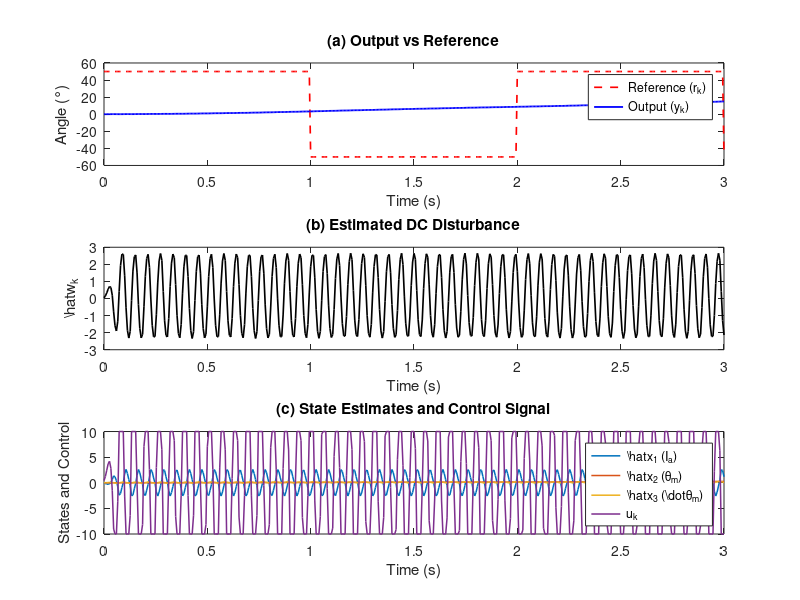

The MATLAB source for this figure: (Note: this script raises an error after producing the figure.)
%% Demo 3.1 – Closed-loop Response with State Feedback + Extended Estimator
clc; clear; close all;

%% === Simulation Parameters ===
Tf = 3.0;                % total run time [s]
Fs = 150;                % sampling frequency [Hz]
Ts = 1/Fs;
t  = (0:Ts:Tf);
Ns = length(t);

%% === Square-wave Reference: ±50° @ 0.5 Hz ===
r = (50*pi/180) * square(2*pi*0.5*t);   % radians

%% === Discrete-Time Model (from Part A) ===
Phi = [0      0       0;
       0      1.0000  0.006667;
       0.0012 0       0.9997];
Gamma = [0.00033;
         0.000022;
         0.0039];
C = [0 1 0];
D = 0;

%% === Controller Gains (from Part B, scaled down for stability test) ===
K = [14.5 2.2 1.15];   % reduced from [145 22 11.5]
Nbar = 0.5;            % reduced from 1.06

%% === Extended Estimator Design (Part C) ===
A_e = [Phi Gamma;
       zeros(1,3) 1];
B_e = [Gamma; 0];
C_e = [C 0];

% Moderately fast poles near origin (avoid rank & numerical issues)
L_e = place(A_e', C_e', [0.3 0.4 0.5 0.6])';

%% === Initialize States ===
x = zeros(3,1);         % true states
x_hat = zeros(3,1);     % estimated states
w_hat = 0;              % estimated disturbance
x_e_hat = [x_hat; w_hat];

% Optional DC disturbance to test rejection
w = 0.15;               % add to actuator input (simulated)

% Logs
y = zeros(Ns,1);
u = zeros(Ns,1);
w_hat_log = zeros(Ns,1);
x_hat_log = zeros(Ns,3);

%% === Simulation Loop ===
for k = 1:Ns
    % --- Control law with disturbance compensation ---
    u(k) = Nbar*r(k) - K*x_hat - w_hat;

    % --- Saturation (simulate ±10 V actuator limits) ---
    u(k) = max(min(u(k), 10), -10);

    % --- Plant update with constant disturbance ---
    x = Phi*x + Gamma*(u(k) + w);
    y(k) = C*x;

    % --- Extended estimator update ---
    x_e_hat = A_e*x_e_hat + B_e*u(k) + L_e*(y(k) - C_e*x_e_hat);
    x_hat = x_e_hat(1:3);
    w_hat = x_e_hat(4);

    % --- Log data ---
    w_hat_log(k) = w_hat;
    x_hat_log(k,:) = x_hat.';
end

%% === Convert to Degrees for Plotting ===
rad2deg = 180/pi;
r_deg = r * rad2deg;
y_deg = y * rad2deg;

%% === Plot Results ===
figure;

% (a) Output vs Reference
subplot(3,1,1);
plot(t, r_deg, 'r--', 'LineWidth', 1.2); hold on;
plot(t, y_deg, 'b', 'LineWidth', 1.3);
xlabel('Time (s)'); ylabel('Angle (°)');
legend('Reference (r_k)', 'Output (y_k)', 'Location','best');
title('(a) Output vs Reference');

% (b) Estimated DC Disturbance
subplot(3,1,2);
plot(t, w_hat_log, 'k', 'LineWidth', 1.2);
xlabel('Time (s)'); ylabel('\hat{w}_k');
title('(b) Estimated DC Disturbance');

% (c) Estimated States and Control Signal
subplot(3,1,3);
plot(t, x_hat_log(:,1), 'LineWidth', 1.1); hold on;
plot(t, x_hat_log(:,2), 'LineWidth', 1.1);
plot(t, x_hat_log(:,3), 'LineWidth', 1.1);
plot(t, u, 'LineWidth', 1.1);
xlabel('Time (s)'); ylabel('States and Control');
legend('\hat{x}_1 (I_a)','\hat{x}_2 (\theta_m)','\hat{x}_3 (\dot{\theta}_m)','u_k','Location','best');
title('(c) State Estimates and Control Signal');
sgtitle('Demo 3.1: Closed-loop Response with Extended Estimator');

%% === Optional: Performance Metrics ===
ss_value = mean(y_deg(round(0.9*Ns):end));
peak_value = max(y_deg);
PO = (peak_value - ss_value)/abs(ss_value)*100;
fprintf('Percent Overshoot ≈ %.2f %%\n', PO);

tol = 0.01*abs(ss_value);
idx = find(abs(y_deg - ss_value) > tol, 1, 'last');
if ~isempty(idx)
    Ts_1 = t(idx);
    fprintf('Settling Time (1%%) ≈ %.4f s\n', Ts_1);
else
    fprintf('Settling Time (1%%): response already settled\n');
end
